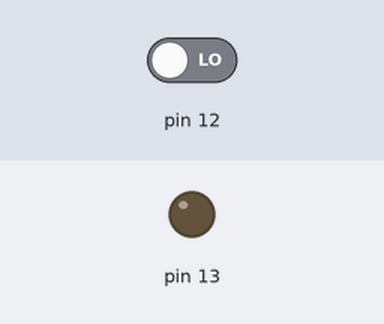
This sketch was run on a simulated Arduino Uno, built with avr-gcc and run on an emulated ATmega328P. Parts: output pins drawn as LEDs (lit = HIGH). The test bench sets the inputs (shaded band); at power-on: pin 12 LOW. What the sketch prints to the serial monitor is not drawn.

Above: at 1.2 s.
1.3 s: pin 12 driven HIGH
At 2.5 s:
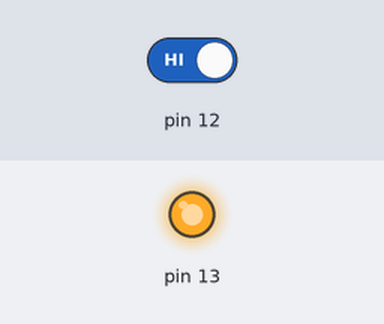
2.8 s: pin 12 driven LOW
At 3.7 s:
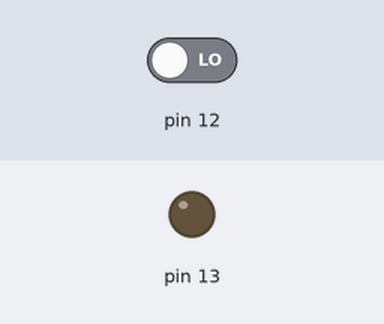
Timing chart, 0 to 5.8 s (numbered marks = the images above; inputs shaded):
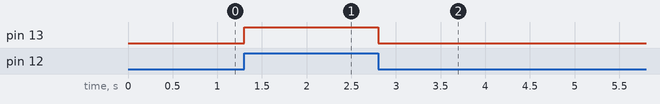

Measured:
- after the input at 1.3 s, pin 13: LOW → HIGH at once
- after the input at 2.8 s, pin 13: HIGH → LOW at once

The sketch:

GPIO_registers02.ino
```cpp
volatile int count = 0;

void setup() {
  Serial.begin(9600);
  DDRB &= ~(1 << PB4); // Set D10 as a INPUT
  DDRB |= (1 << PB5);  // Set D11 as a OUTPUT

  // Habilita el PCINT para el D10
  PCICR |= (1 << PCIE0);
  PCMSK0 |= (1 << PCINT4); // PCINT4
}

ISR(PCINT0_vect) {
  PORTB ^= (1 << PB5);
  // digitalWrite(11,!digitalRead(11));
  count++;
}

void loop() {
  Serial.println(count);
}
```
